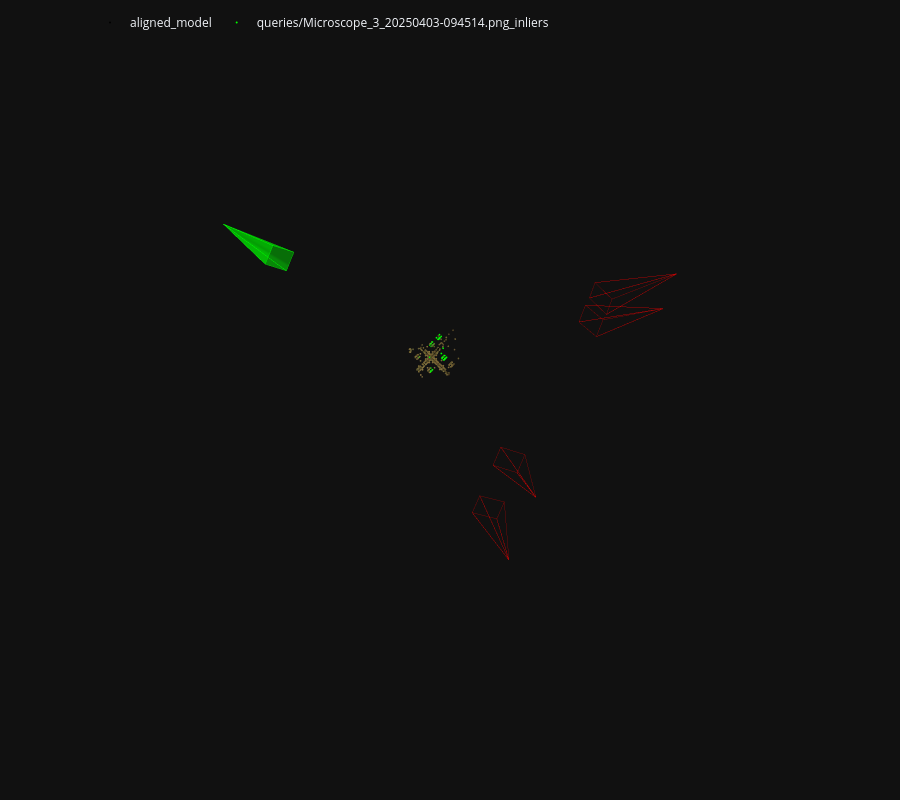

The code cell stored with this chart in its notebook:
### Code cell
# Map image names in references to IDs in the aligned model
ref_ids = [aligned_model.find_image_with_name(r).image_id for r in references]

# Localization config
conf = {
    "estimation": {"ransac": {"max_error": 12}},
    "refinement": {"refine_focal_length": True, "refine_extra_params": True},
}

# Run localization
localizer = QueryLocalizer(aligned_model, conf)
ret, log = pose_from_cluster(localizer, query, camera, ref_ids, features, matches)

# Visualize
fig = viz_3d.init_figure()

# Draw the full aligned model
viz_3d.plot_reconstruction(fig, aligned_model, name="aligned_model", color="rgba(255,0,0,0.4)", points_rgb=True)

# Draw the localized query pose
pose = pycolmap.Image(cam_from_world=ret["cam_from_world"])
viz_3d.plot_camera_colmap(fig, pose, camera, color="rgba(0,255,0,0.5)", name=query, fill=True)

# Draw inlier 3D points
inlier_ids = np.array(log["points3D_ids"])[ret["inliers"]]
inlier_xyz = np.array([aligned_model.points3D[pid].xyz for pid in inlier_ids])
viz_3d.plot_points(fig, inlier_xyz, color="lime", ps=1, name=f"{query}_inliers")

fig.show()

### Figure 1 — Plotly figure (JSON) as saved in the notebook; plotly's stock layout.template omitted (floating-point values rounded to 4 significant figures; data arrays with more than 128 entries replaced by an {"elided": "..."} marker saying what was removed)
{"data": [{"legendgroup": "aligned_model", "marker": {"color": {"elided": "304x3 int values"}, "line": {"width": 0}, "size": 1}, "mode": "markers", "name": "aligned_model", "type": "scatter3d", "x": {"elided": "304 float values"}, "y": {"elided": "304 float values"}, "z": {"elided": "304 float values"}}, {"hovertemplate": "Image(image_id=1, camera_id=1, name=\"mapping/22433200_20250407-144059.png\", triangulated=268/1119)", "legendgroup": "aligned_model", "line": {"color": "rgba(255,0,0,0.4)", "width": 1}, "mode": "lines", "name": "1", "showlegend": false, "type": "scatter3d", "x": [3.703, 3.305, 2.437, 3.703, 2.437, 2.159, 3.703, 2.159, 3.026, 3.703, 3.026, 3.305], "y": [5.656, 3.943, 3.691, 5.656, 3.691, 4.333, 5.656, 4.333, 4.586, 5.656, 4.586, 3.943], "z": [12.09, 8.712, 9.084, 12.09, 9.084, 8.87, 12.09, 8.87, 8.499, 12.09, 8.499, 8.712]}, {"hovertemplate": "Image(image_id=2, camera_id=2, name=\"mapping/22433200_20250407-145041.png\", triangulated=311/796)", "legendgroup": "aligned_model", "line": {"color": "rgba(255,0,0,0.4)", "width": 1}, "mode": "lines", "name": "2", "showlegend": false, "type": "scatter3d", "x": [2.73, 2.563, 1.676, 2.73, 1.676, 1.406, 2.73, 1.406, 2.293, 2.73, 2.293, 2.563], "y": [7.873, 5.62, 5.415, 7.873, 5.415, 6.008, 7.873, 6.008, 6.213, 7.873, 6.213, 5.62], "z": [11.12, 8.057, 8.411, 11.12, 8.411, 8.077, 11.12, 8.077, 7.723, 11.12, 7.723, 8.057]}, {"hovertemplate": "Image(image_id=3, camera_id=3, name=\"mapping/22517664_20250407-144059.png\", triangulated=310/820)", "legendgroup": "aligned_model", "line": {"color": "rgba(255,0,0,0.4)", "width": 1}, "mode": "lines", "name": "3", "showlegend": false, "type": "scatter3d", "x": [8.291, 6.123, 5.493, 8.291, 5.493, 5.256, 8.291, 5.256, 5.886, 8.291, 5.886, 6.123], "y": [-1.341, -1.092, -1.595, -1.341, -1.595, -0.9708, -1.341, -0.9708, -0.4672, -1.341, -0.4672, -1.092], "z": [8.539, 5.417, 5.967, 8.539, 5.967, 6.268, 8.539, 6.268, 5.717, 8.539, 5.717, 5.417]}, {"hovertemplate": "Image(image_id=4, camera_id=4, name=\"mapping/22517664_20250407-145040.png\", triangulated=291/893)", "legendgroup": "aligned_model", "line": {"color": "rgba(255,0,0,0.4)", "width": 1}, "mode": "lines", "name": "4", "showlegend": false, "type": "scatter3d", "x": [8.784, 6.449, 5.837, 8.784, 5.837, 5.635, 8.784, 5.635, 6.247, 8.784, 6.247, 6.449], "y": [-2.638, -1.872, -2.441, -2.638, -2.441, -1.865, -2.638, -1.865, -1.296, -2.638, -1.296, -1.872], "z": [7.737, 4.828, 5.333, 7.737, 5.333, 5.738, 7.737, 5.738, 5.233, 7.737, 5.233, 4.828]}, {"color": "rgba(0,255,0,0.5)", "hovertemplate": "Image(image_id=Invalid, camera_id=Invalid, name=\"\", triangulated=0/0)", "i": [0, 0, 0, 0], "j": [1, 2, 3, 4], "k": [2, 3, 4, 1], "legendgroup": "queries/Microscope_3_20250403-094514.png", "name": "queries/Microscope_3_20250403-094514.png", "showlegend": false, "type": "mesh3d", "x": [-7.578, -5.026, -5.788, -6.062, -5.3, -5.026], "y": [-4.21, -3.346, -3.613, -2.936, -2.668, -3.346], "z": [12.3, 9.21, 8.661, 8.711, 9.26, 9.21]}, {"hovertemplate": "Image(image_id=Invalid, camera_id=Invalid, name=\"\", triangulated=0/0)", "legendgroup": "queries/Microscope_3_20250403-094514.png", "line": {"color": "rgba(0,255,0,0.5)", "width": 1}, "mode": "lines", "name": "queries/Microscope_3_20250403-094514.png", "showlegend": false, "type": "scatter3d", "x": [-7.578, -5.026, -5.788, -7.578, -5.788, -6.062, -7.578, -6.062, -5.3, -7.578, -5.3, -5.026], "y": [-4.21, -3.346, -3.613, -4.21, -3.613, -2.936, -4.21, -2.936, -2.668, -4.21, -2.668, -3.346], "z": [12.3, 9.21, 8.661, 12.3, 8.661, 8.711, 12.3, 8.711, 9.26, 12.3, 9.26, 9.21]}, {"legendgroup": "queries/Microscope_3_20250403-094514.png_inliers", "marker": {"color": "lime", "line": {"width": 0}, "size": 1}, "mode": "markers", "name": "queries/Microscope_3_20250403-094514.png_inliers", "type": "scatter3d", "x": [0.4547, 0.4149, 0.4776, 0.3905, 0.4654, 0.4142, -0.08246, -0.1367, -0.5487, -0.03149, 0.02139, -0.02975, -0.05238, -0.02987, -0.03076, 0.3686, 0.3368, -0.1291, 0.1671, 0.3544, 0.3928, -0.09342, -0.4961, -0.09426, 0.1142, -0.09291, 0.2908, -0.07506, 0.3156, -0.05468, 0.4153, 0.3146, 0.2126, 0.1901, 0.2451, 0.2859, 0.2218, 0.2127], "y": [0.01678, -0.07094, -0.008501, -0.07075, 0.002866, 0.03555, -0.5056, -0.01441, 0.003998, -0.456, -0.4878, -0.4295, 0.4664, 0.4406, -0.5619, 0.0828, -0.0162, -0.4597, -0.6613, -0.3373, 0.08363, 0.4858, -0.02821, 0.3781, -0.7169, 0.5087, -0.1483, -0.407, 0.03113, -0.5615, 0.0602, 0.007421, -0.7082, -0.6608, -0.7178, -0.7625, -0.8258, -0.6838], "z": [0.004802, 0.006904, 0.004838, 0.007032, 0.005043, 0.005239, 0.009646, 0.002364, 0.0004962, 0.009925, 0.01015, 0.01056, -0.001987, -0.003069, 0.01009, 0.005364, 0.005471, 0.01033, 0.01379, 0.01014, 0.005614, -0.003019, 5.974e-05, -0.001387, 0.008814, -0.003916, 0.007069, 0.009599, 0.00444, 0.01175, 0.006443, 0.005905, 0.01551, 0.01359, 0.01741, 0.01705, 0.01693, 0.01464]}], "layout": {"height": 800, "legend": {"orientation": "h", "x": 0.1, "xanchor": "left", "y": 0.99, "yanchor": "top"}, "margin": {"b": 0, "l": 0, "pad": 0, "r": 0, "t": 0}, "scene": {"aspectmode": "data", "camera": {"eye": {"x": 0, "y": -0.1, "z": -2}, "projection": {"type": "orthographic"}, "up": {"x": 0, "y": -1, "z": 0}}, "dragmode": "orbit", "xaxis": {"autorange": true, "showbackground": false, "showgrid": false, "showline": false, "showticklabels": true, "visible": false}, "yaxis": {"autorange": true, "showbackground": false, "showgrid": false, "showline": false, "showticklabels": true, "visible": false}, "zaxis": {"autorange": true, "showbackground": false, "showgrid": false, "showline": false, "showticklabels": true, "visible": false}}}}
